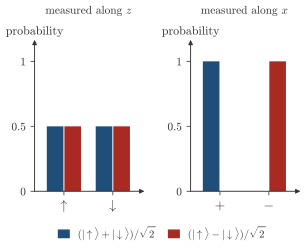

Python code for this plot:
"""Session 10, quiz of Section 10.3b, the states (|up> +- |down>)/sqrt(2) measured along z and along x.

The probabilities are the Born rule in the two bases. Along z both states give 0.5 and 0.5, along x the state with +
gives the outcome + with probability 1 and the state with - gives the outcome -, as the conventions sheet says."""
import os, sys
sys.path.insert(0, os.path.join(os.path.dirname(os.path.abspath(__file__)), ".."))
import numpy as np
import matplotlib.pyplot as plt
from matplotlib.patches import Patch
import style

up = np.array([1, 0]); dn = np.array([0, 1])
plus = (up + dn) / np.sqrt(2); minus = (up - dn) / np.sqrt(2)
xp = (up + dn) / np.sqrt(2); xm = (up - dn) / np.sqrt(2)
pz = lambda psi: [abs(up @ psi) ** 2, abs(dn @ psi) ** 2]
px = lambda psi: [abs(xp @ psi) ** 2, abs(xm @ psi) ** 2]
assert np.allclose(pz(plus), [0.5, 0.5]) and np.allclose(pz(minus), [0.5, 0.5])
assert np.allclose(px(plus), [1, 0]) and np.allclose(px(minus), [0, 1])

fig, axs = plt.subplots(1, 2, figsize=(9.0 * style.CM, 5.0 * style.CM), gridspec_kw=dict(wspace=0.45))
for ax, f, names, title in zip(axs, (pz, px), ((r'$\uparrow$', r'$\downarrow$'), (r'$+$', r'$-$')),
                               ('measured along $z$', 'measured along $x$')):
    style.arrows(ax, ylabel='probability', ticks=True)
    for j, (psi, c) in enumerate(((plus, style.ACCENT), (minus, style.BROKEN))):
        ax.bar(np.arange(2) + (j - 0.5) * 0.36, f(psi), width=0.34, color=c)
    ax.set_xlim(-0.6, 1.6); ax.set_ylim(0, 1.12)
    ax.set_xticks([0, 1]); ax.set_xticklabels(names, fontsize=10)
    ax.set_yticks([0, 0.5, 1]); ax.set_yticklabels(['0', '0.5', '1'])
    ax.tick_params(direction='out', length=3, width=0.6)
    ax.set_title(title, fontsize=8.5, color=style.INK, pad=24)
fig.legend(handles=[Patch(color=style.ACCENT, label=r'$(|\uparrow\rangle+|\downarrow\rangle)/\sqrt{2}$'),
                    Patch(color=style.BROKEN, label=r'$(|\uparrow\rangle-|\downarrow\rangle)/\sqrt{2}$')],
           loc='lower center', bbox_to_anchor=(0.5, -0.2), ncol=2, fontsize=8, handlelength=1.0, columnspacing=1.2)
style.save(fig, __file__)
